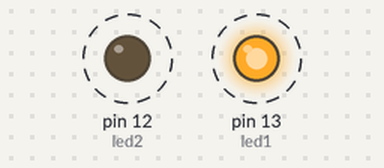
This sketch was run on a simulated Arduino Uno, built with avr-gcc and run on an emulated ATmega328P. On the bench: output pins drawn as LEDs (lit = HIGH). Dashed ring = blinking.

Above: at 0.5 s.
Timing chart, 0 to 4.6 s (numbered marks = the images above):
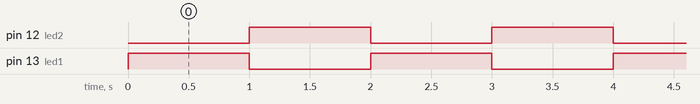

The sketch:

blikani.ino
```cpp
// 05.01.2022 Caras Matyá  IT2A
// Úkol è.5   Blikání led D13

#define led1 13
#define led2 12

void setup()
{
	pinMode(led1,OUTPUT);
	pinMode(led2,OUTPUT);
}
void loop()
{
	digitalWrite(led1, HIGH);// zapi  logickou úroveò 1 (HIGH) na pin 13
	digitalWrite(led2, LOW);
	delay(1000);
	digitalWrite(led1, LOW); // zapi  logickou úroveò 0 (LOW) na pin 13
	digitalWrite(led2, HIGH);
	delay(1000);
}
```

Measured:
- by itself, pin 12 (led2), pin 13 (led1): alternates HIGH for 1.0 s and LOW for 1.0 s
